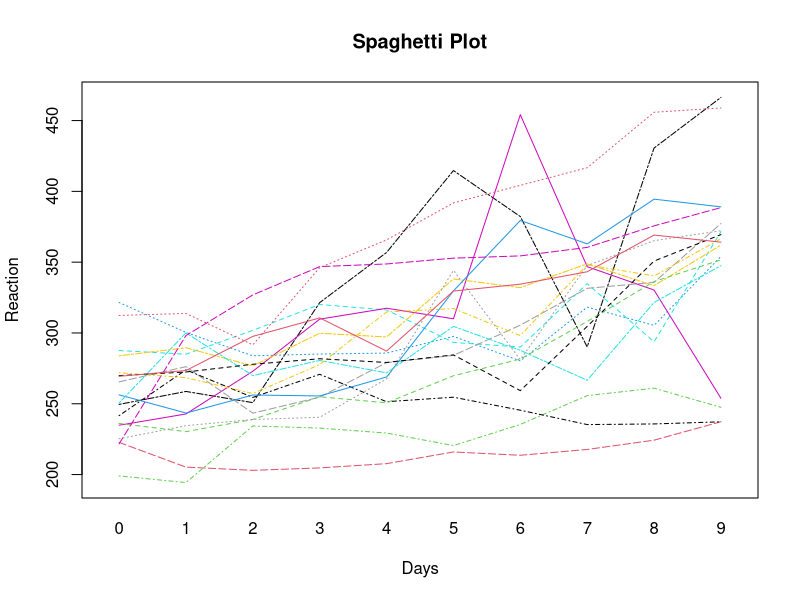
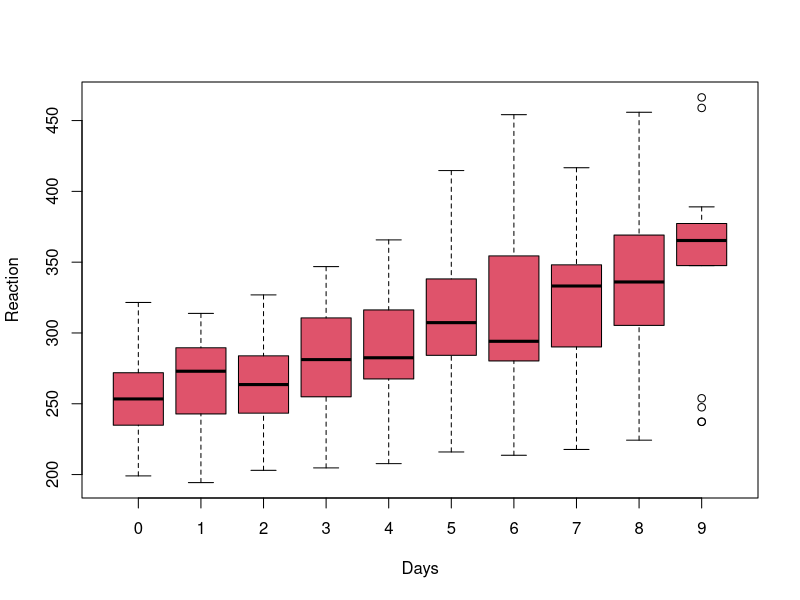
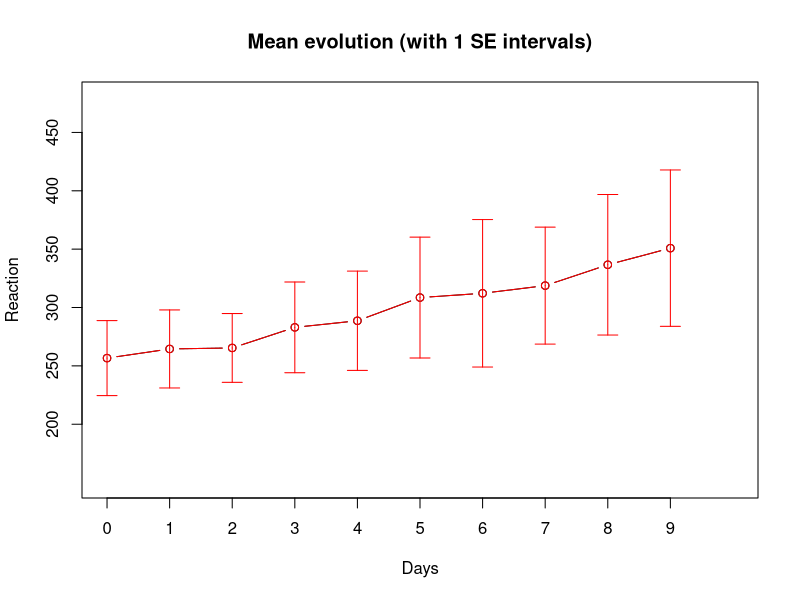
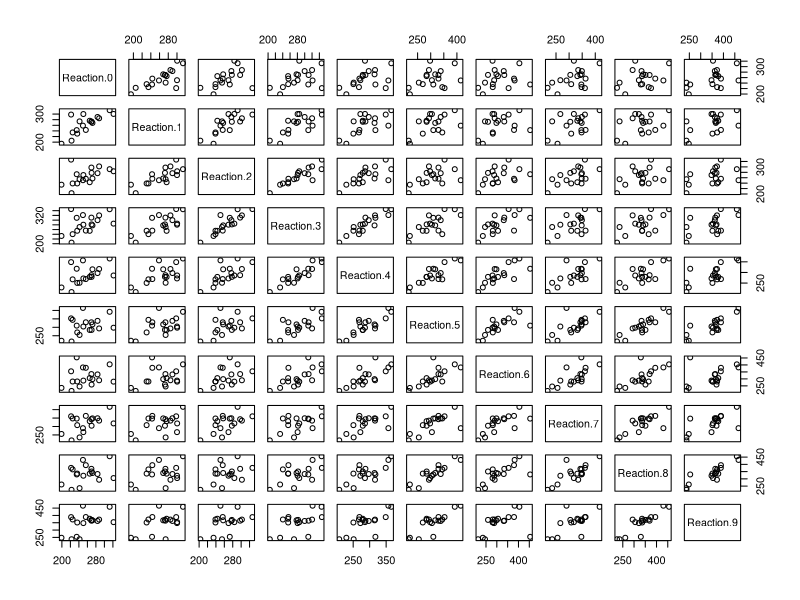
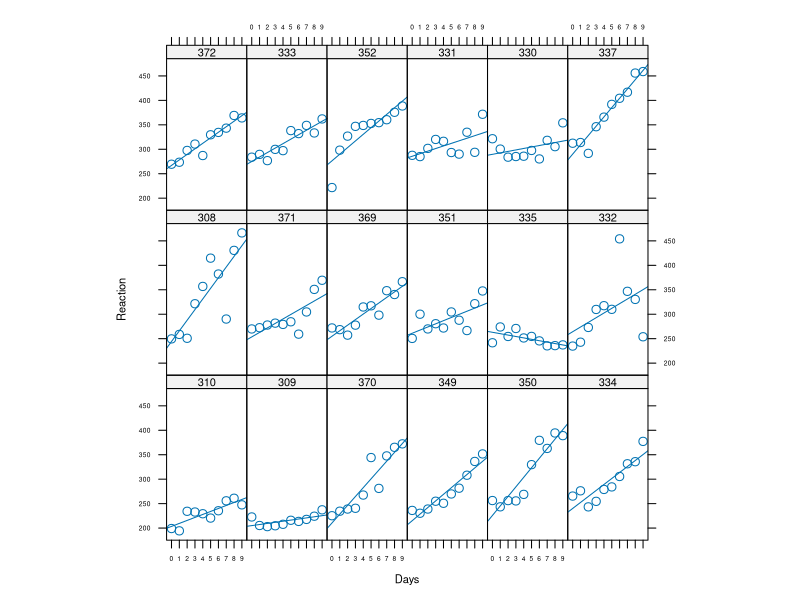
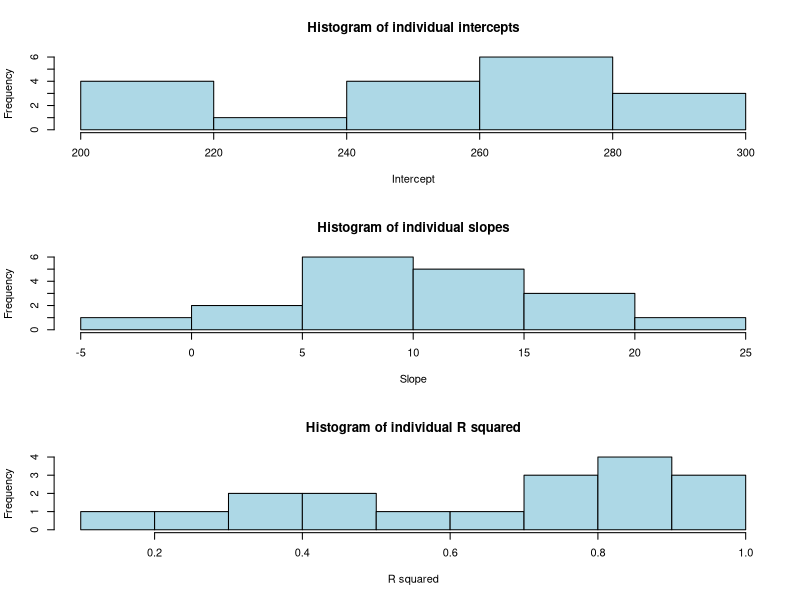
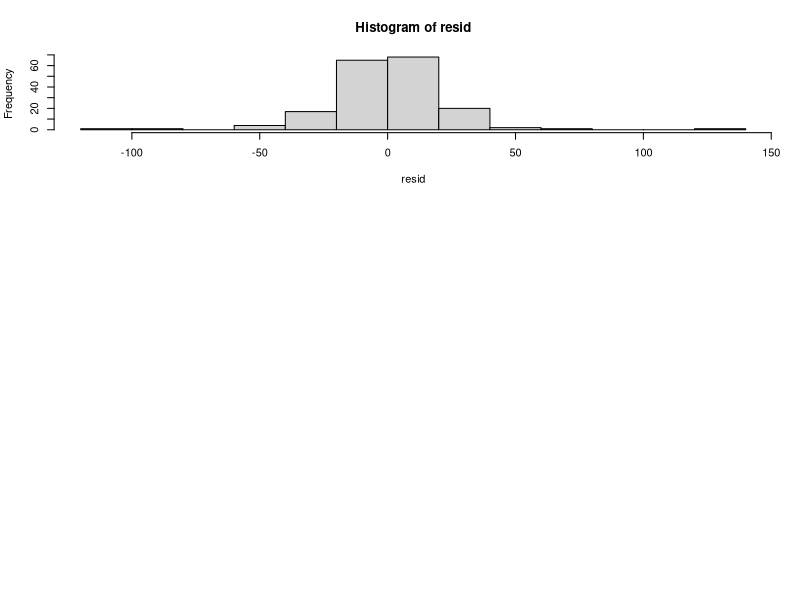

These figures' R source, in order:
## ---- chunk 1
knitr::opts_chunk$set(echo = TRUE)
## ---- chunk 2
library(tidyverse)
library(lattice)
#library(car)
library(lme4)
library(arm)
#library(pkbrtest)
## ---- chunk 3
sleep <- read.table('../sleep.txt')
## ---- chunk 4
n <- sleep$Subject %>% unique %>% length
interaction.plot(sleep$Days, sleep$Subject, sleep$Reaction, xlab="Days", ylab="Reaction", col=c(1:n), legend=F, main='Spaghetti Plot') 
## ---- chunk 5
sleep.mean <- tapply(sleep$Reaction, list(sleep$Days), mean)
sleep.sd <- tapply(sleep$Reaction, list(sleep$Days), sd)
sleep.var <- tapply(sleep$Reaction, list(sleep$Days), var)
sleep.n <- table(sleep$Days)

overview <- cbind(c(0:9), sleep.mean, sleep.sd, sleep.var, sleep.n)
colnames(overview) <- c('Days', 'Mean', 'SD', 'Var', 'n')
round(overview, 2)
## ---- chunk 6
boxplot(Reaction~Days, data=sleep, xlab='Days', ylab='Reaction', col=2)
## ---- chunk 7
# General function to plot error bars
errbar=function(x,y,height,width,lty=1,col="black"){
arrows(x,y,x,y+height,angle=90,length=width,lty=lty, col=col)
arrows(x,y,x,y-height,angle=90,length=width,lty=lty, col=col)}


## Plotting mean evolution
plot(c(0:9), overview[,2] ,type="b",xlim=c(0,10), ylim=c(150,480),xlab="Days",ylab="Reaction",axes=F, main="Mean evolution (with 1 SE intervals)")
axis(side=1,at=c(0:9),labels=c(0:9))
axis(side=2,at=seq(200,450,50))

box()
points(c(0:9), overview[,2],type="b",col="red")
errbar(c(0:9),overview[,2], sleep.sd, 0.1, col="red")


## ---- chunk 8
## Reshaping the data into a wide form
sleep.resh <- reshape(sleep, timevar = "Days", idvar = c("Subject"), direction = "wide")
sleep.resh


# check normality of variables Reaction.X
for (i in c(2:11)){
  print(shapiro.test(sleep.resh[,i]))
}
## ---- chunk 9
## Correlation between the Reaction scores at different days
cor(sleep.resh[, 2:11], method='spearman')

pairs(sleep.resh[, 2:11])



## ---- chunk 10
## Trellis graph
## Displaying the linear regression per person

cf <-sapply(sleep$Subject, function(x) coef(lm(Reaction~Days, data=subset(sleep, Subject==x))))

Sx <-reorder(sleep$Subject, cf[1,]) 
# 
xyplot(Reaction ~ Days|Sx, data=sleep, type=c('p', 'r'), auto.key=T,aspect="xy", par.settings=list(axis.text=list(cex=0.6), fontsize=list(text=8, points=10)), scales=list(x=list(at=c(0:9),labels=c("0","1","2", "3", "4", "5", "6", "7", "8", "9"))))



## ---- chunk 11
## Linear regression per participant of Reaction on Days

## Coefficients
lin.reg.coef <- by(sleep, sleep$Subject, function(data) coef(lm(Reaction ~ Days, data=data)))
lin.reg.coef1 <- unlist(lin.reg.coef)
names(lin.reg.coef1) <- NULL
lin.reg.coef2=matrix(lin.reg.coef1,length(lin.reg.coef1)/2,2,byrow = TRUE)

## R squared
lin.reg.r.squared <- by(sleep, sleep$Subject, function(data) summary(lm(Reaction ~ Days, data=data))$r.squared )
lin.reg.r.squared1<- as.vector(unlist(lin.reg.r.squared))

## Histograms
par(mfrow=c(3,1))
hist(lin.reg.coef2[,1],xlab="Intercept",col="lightblue",main="Histogram of individual intercepts")
hist(lin.reg.coef2[,2],xlab="Slope",col="lightblue",main="Histogram of individual slopes")
hist(lin.reg.r.squared1,xlab="R squared",col="lightblue",main="Histogram of individual R squared")

## ---- chunk 12
sleep.reml <- lmer(formula = Reaction ~ 1 + Days + (1 + Days|Subject), data=sleep)
summary(sleep.reml)
## ---- chunk 13
confint(sleep.reml,  par=5:6, method='Wald', oldNames=F)
## ---- chunk 14
confint(sleep.reml, method='boot', boot.type='perc', oldNames=F, nsim=500)
confint(sleep.reml, level=0.95, method='profile',   oldNames=F)
## ---- chunk 15

## ---- chunk 16
resid <- residuals(sleep.reml)
shapiro.test(residuals(sleep.reml))
hist(resid)
## ---- chunk 17
sleep.o <- ranef(sleep.reml)$Subject
sleep.o
